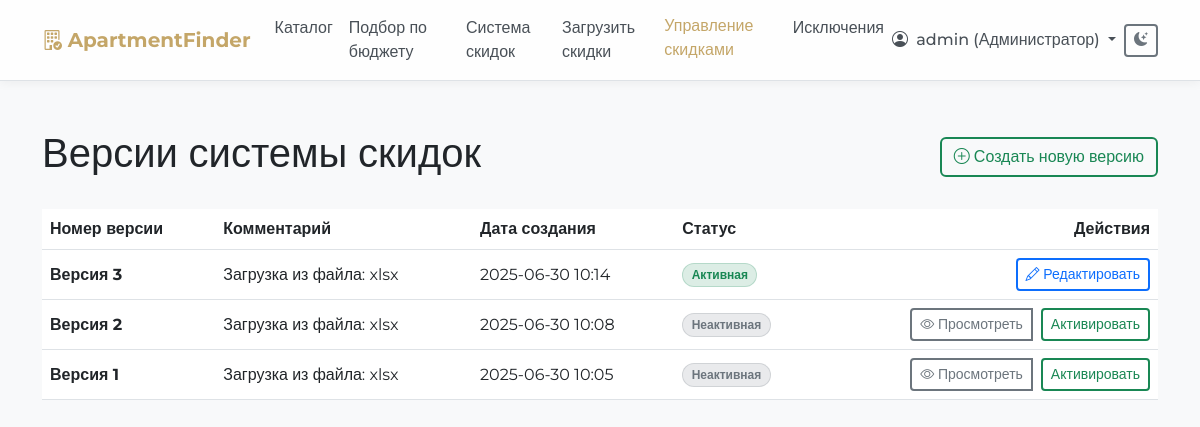
The page /versions (signed in) on the database its author committed.
### app/models/user_models.py (models this page shows, shortened)
class User(db.Model, UserMixin):
    __tablename__ = 'users'
    __bind_key__ = 'discounts'  # Храним пользователей в той же БД, что и скидки
    id = db.Column(db.Integer, primary_key=True)
    username = db.Column(db.String(64), index=True, unique=True, nullable=False)
    password_hash = db.Column(db.String(256))
    role = db.Column(db.Enum(Role), default=Role.MPP, nullable=False)

### app/models/discount_models.py (models this page shows)
class DiscountVersion(db.Model):
    __tablename__ = 'discount_versions'
    __bind_key__ = 'discounts'
    id = db.Column(db.Integer, primary_key=True)
    version_number = db.Column(db.Integer, nullable=False, unique=True)
    comment = db.Column(db.Text, nullable=True)
    is_active = db.Column(db.Boolean, default=False, nullable=False)
    created_at = db.Column(db.DateTime(timezone=True), server_default=func.now())
    changes_summary_json = db.Column(db.Text, nullable=True)
    discounts = db.relationship('Discount', back_populates='version', cascade="all, delete-orphan")
    complex_comments = db.relationship('ComplexComment', back_populates='version', cascade="all, delete-orphan")

### app/web/routes.py (the view)
@web_bp.route('/versions')
@login_required
@role_required('ADMIN', 'MANAGER')
def versions_index():
    versions = DiscountVersion.query.order_by(DiscountVersion.version_number.desc()).all()
    active_version_obj = next((v for v in versions if v.is_active), None)
    active_version_id = active_version_obj.id if active_version_obj else None
    latest_version_id = versions[0].id if versions else None
    return render_template(
        'versions.html',
        versions=versions,
        active_version_id=active_version_id,
        latest_version_id=latest_version_id,
        title="Версии скидок"
    )

### app/__init__.py (called while the page is built)
@login_manager.user_loader
def load_user(user_id):
    return user_models.User.query.get(int(user_id))

### app/web/templates/versions.html (shortened to what this page needs)
{% extends "base.html" %}
{% block content %}
<div class="d-flex justify-content-between align-items-center mb-4">
    <h1>Версии системы скидок</h1>
    <div>
        <button type="button" class="btn btn-outline-success" data-bs-toggle="modal" data-bs-target="#newVersionModal">
            <i class="bi bi-plus-circle"></i> Создать новую версию
        </button>
    </div>
</div>
{% if versions %}
<div class="table-responsive">
    <table class="table table-hover">
        <thead>
            <tr>
                <th>Номер версии</th>
                <th>Комментарий</th>
                <th>Дата создания</th>
                <th>Статус</th>
                <th class="text-end">Действия</th>
            </tr>
        </thead>
        <tbody>
            {% for v in versions %}
            <tr class="align-middle">
                <td><strong>Версия {{ v.version_number }}</strong></td>
                <td>{{ v.comment or 'Без комментария' }}</td>
                <td>{{ v.created_at.strftime('%Y-%m-%d %H:%M') }}</td>
                <td>
                    {% if v.id == active_version_id %}
                        <span class="badge rounded-pill bg-success-subtle border border-success-subtle text-success-emphasis">Активная</span>
                    {% else %}
                        <span class="badge rounded-pill bg-secondary-subtle border border-secondary-subtle text-secondary-emphasis">Неактивная</span>
                    {% endif %}
                </td>
                <td class="text-end">
                    <div class="btn-group" role="group">
                        {% if current_user.role.name == 'ADMIN' and v.id == latest_version_id %}
                            <a href="{{ url_for('web.edit_version', version_id=v.id) }}" class="btn btn-outline-primary btn-sm">
                                <i class="bi bi-pencil"></i> Редактировать
                            </a>
                        {% else %}
                            <a href="{{ url_for('web.view_version', version_id=v.id) }}" class="btn btn-outline-secondary btn-sm">
                                <i class="bi bi-eye"></i> Просмотреть
                            </a>
                        {% endif %}
                        {% if current_user.role.name == 'ADMIN' and v.id != active_version_id %}
                            <form action="{{ url_for('web.activate_discount_version', version_id=v.id) }}" method="POST" class="ms-2">
                                <button type="submit" class="btn btn-outline-success btn-sm">Активировать</button>
                            </form>
                        {% endif %}
                    </div>
                </td>
            </tr>
            {% endfor %}
        </tbody>
    </table>
</div>
{% else %}
<div class="alert alert-warning">
    В системе еще нет ни одной версии скидок. Начните с создания новой.
</div>
{% endif %}
{% endblock %}

### app/web/templates/base.html (shortened to what this page needs)
<!DOCTYPE html>
<html lang="ru" data-bs-theme="light">
<head>
    <link href="https://cdn.jsdelivr.net/npm/bootstrap@5.3.3/dist/css/bootstrap.min.css" rel="stylesheet">
    <link href="https://cdn.jsdelivr.net/npm/bootstrap-icons@1.11.3/font/bootstrap-icons.min.css" rel="stylesheet">
</head>
<body class="d-flex flex-column h-100">
    <div id="particles-js"></div>
    <header class="header sticky-top border-bottom">
        <nav class="navbar navbar-expand-lg">
            <div class="container">
                <a class="navbar-brand fw-bold" href="{{ url_for('web.selection') }}" style="color: var(--gh-gold);">
                    <i class="bi bi-building-check"></i>
                    ApartmentFinder
                </a>
                <div class="collapse navbar-collapse" id="mainNav">
                    <ul class="navbar-nav me-auto mb-2 mb-lg-0">
                        {% if current_user.is_authenticated %}
                            {% if current_user.role.name in ['ADMIN', 'MANAGER'] %}
                            <li class="nav-item">
                                <a class="nav-link {% if request.endpoint == 'web.index' %}active{% endif %}" href="{{ url_for('web.index') }}">Каталог</a>
                            </li>
                            {% endif %}
                            <li class="nav-item">
                                <a class="nav-link {% if request.endpoint == 'web.selection' %}active{% endif %}" href="{{ url_for('web.selection') }}">Подбор по бюджету</a>
                            </li>
                            <li class="nav-item">
                                <a class="nav-link {% if request.endpoint == 'web.discounts_overview' %}active{% endif %}" href="{{ url_for('web.discounts_overview') }}">Система скидок</a>
                            </li>
                            {% if current_user.role.name == 'ADMIN' %}
                            <li class="nav-item">
                                <a class="nav-link {% if request.endpoint == 'web.upload_discounts' %}active{% endif %}" href="{{ url_for('web.upload_discounts') }}">Загрузить скидки</a>
                            </li>
                            {% endif %}
                            {% if current_user.role.name in ['ADMIN', 'MANAGER'] %}
                            <li class="nav-item">
                                <a class="nav-link {% if 'versions' in request.endpoint %}active{% endif %}" href="{{ url_for('web.versions_index') }}">Управление скидками</a>
                            </li>
                            {% endif %}
                            {% if current_user.role.name == 'ADMIN' %}
                            <li class="nav-item">
                                <a class="nav-link {% if request.endpoint == 'web.manage_exclusions' %}active{% endif %}" href="{{ url_for('web.manage_exclusions') }}">Исключения</a>
                            </li>
                            {% endif %}
                        {% endif %}
                    </ul>
                    <div class="d-flex align-items-center ms-lg-auto">
                        {% if current_user.is_authenticated %}
                            <div class="nav-item dropdown">
                                <a class="nav-link dropdown-toggle" href="#" id="navbarUserDropdown" role="button" data-bs-toggle="dropdown" aria-expanded="false">
                                    <i class="bi bi-person-circle me-1"></i>
                                    {{ current_user.username }} ({{ current_user.role.value }})
                                </a>
                            </div>
                        {% endif %}
                        <div class="theme-switcher-container ms-2">
                            <button id="theme-switcher-btn" class="btn btn-outline-secondary btn-sm">
                                <i class="bi" id="theme-icon"></i>
                            </button>
                        </div>
                    </div>
                </div>
            </div>
        </nav>
    </header>
    <main class="container my-5">
        {% block content %}{% endblock %}
    </main>
</body>
</html>

### app/web/templates/base.html (style rules this page uses)
:root { --gh-gold: #c4a668; --gh-dark-gold: #b39150; --gh-gold-rgb: 196, 166, 104; }
[data-bs-theme="light"] { --bs-body-bg: #f8f9fa; --bs-body-color: #212529; --gh-element-bg: #ffffff; --gh-element-bg-rgb: 255, 255, 255; --bs-border-color: #dee2e6; --gh-header-color: #212529; --gh-link-color: #495057; --gh-card-shadow: rgba(0,0,0,0.05); }
body { font-family: 'Montserrat', sans-serif; background: var(--bs-body-bg); color: var(--bs-body-color); transition: background-color 0.3s ease, color 0.3s ease; }
#particles-js { position: fixed; width: 100%; height: 100%; top: 0; left: 0; z-index: -1; pointer-events: none; }
.header { background-color: rgba(var(--gh-element-bg-rgb), 0.8); backdrop-filter: blur(10px); box-shadow: 0 2px 10px var(--gh-card-shadow); }
.nav-link { font-weight: 500; color: var(--gh-link-color); transition: color 0.2s ease, transform 0.2s ease; }
.nav-link.active, .nav-link:hover { color: var(--gh-gold) !important; transform: translateY(-2px); }
.btn { transition: all 0.2s ease-in-out; }
.btn-outline-secondary, .btn-outline-success, .btn-outline-primary, .btn-warning { border-width: 2px; }
.table { --bs-table-bg: var(--gh-element-bg); --bs-table-color: var(--bs-body-color); --bs-table-border-color: var(--bs-border-color); }
.badge { font-weight: 600; padding: 0.4em 0.7em; }
.badge.bg-success-subtle { background-color: rgba(var(--bs-success-rgb), 0.15) !important; color: var(--bs-success) !important; border-color: rgba(var(--bs-success-rgb), 0.2) !important; }
.badge.bg-secondary-subtle { background-color: rgba(var(--bs-secondary-rgb), 0.15) !important; color: var(--bs-secondary) !important; border-color: rgba(var(--bs-secondary-rgb), 0.2) !important; }

### rows shown on the page
User: username "admin", role.value "Администратор"
DiscountVersion: version_number "3", comment "Загрузка из файла: xlsx", created_at "2025-06-30 10:14", shows "Активная"
DiscountVersion: version_number "2", comment "Загрузка из файла: xlsx", created_at "2025-06-30 10:08", shows "Неактивная"
DiscountVersion: version_number "1", comment "Загрузка из файла: xlsx", created_at "2025-06-30 10:05", shows "Неактивная"
